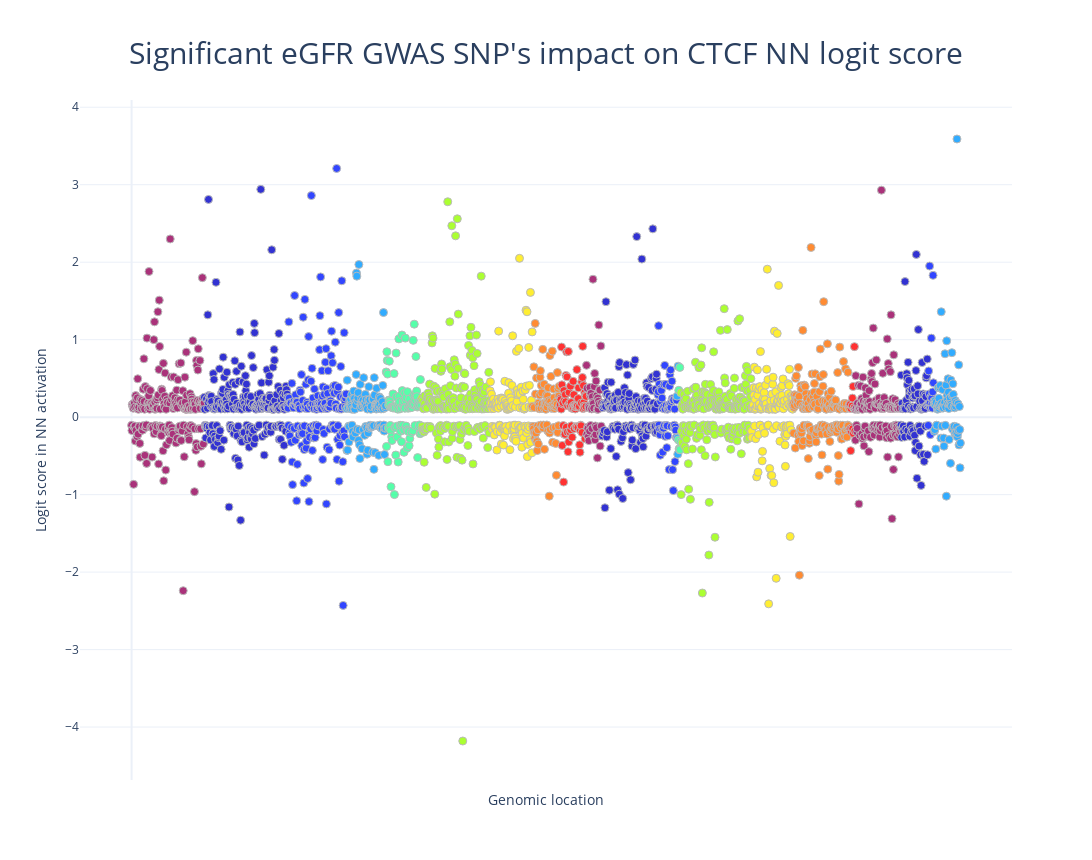

Notebook cell for this chart:
### Code cell
fig_out.show()

### Figure 1 — Plotly figure (JSON) as saved in the notebook; plotly's stock layout.template omitted (floating-point values rounded to 4 significant figures; data arrays with more than 128 entries replaced by an {"elided": "..."} marker saying what was removed)
{"data": [{"hoverinfo": "text", "marker": {"color": {"elided": "2426 str values"}, "line": {"color": "DarkGrey", "width": 1}, "size": 8}, "mode": "markers", "opacity": 0.8, "text": {"elided": "2426 str values"}, "type": "scatter", "y": {"elided": "2426 float values"}}], "layout": {"height": 860, "scene": {"xaxis": {"showbackground": false, "showgrid": false, "showline": false, "showticklabels": false, "ticks": "", "title": {"font": {"size": 20}}, "zeroline": false}, "yaxis": {"showbackground": false, "showgrid": false, "showline": false, "showticklabels": false, "ticks": "", "title": {"font": {"size": 20}}, "zeroline": false}}, "showlegend": false, "title": {"font": {"size": 30}, "text": "Significant eGFR GWAS SNP's impact on CTCF NN logit score", "x": 0.5, "y": 0.95}, "width": 1280, "xaxis": {"autorange": true, "range": [-148.2, 2573.0], "showticklabels": false, "title": {"text": "Genomic location"}}, "yaxis": {"autorange": true, "range": [-4.683, 4.093], "title": {"text": "Logit score in NN activation"}, "type": "linear"}}}
